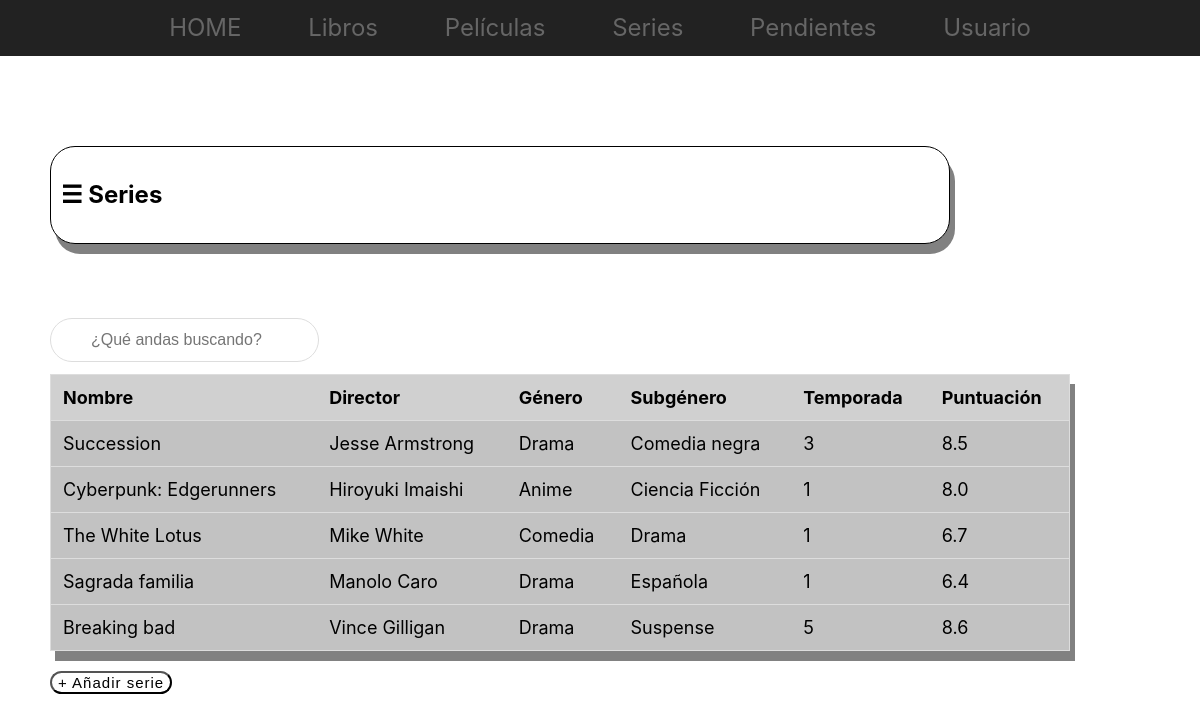
The page /catalogo/series/ (signed in) on the database its author committed.
### Catalogo/models.py (models this page shows, shortened)
class Serie(models.Model):
    nombre = models.CharField(max_length = 50)
    director = models.CharField(max_length = 50)
    genero = models.CharField(max_length = 50)
    subgenero = models.CharField(max_length = 50, blank = True, null = True)
    estreno = models.DateField("Fecha de estreno")
    temporada = models.IntegerField(null = True)
    vista = models.BooleanField()
    visualizacion = models.DateField("Fecha de visualización", blank = True, null = True)
    puntuacion = models.FloatField(blank = True, null = True)
    portada = models.ImageField(upload_to="portadas", height_field=None, width_field=None, max_length=100, blank = True, null = True)
    comentario = models.CharField(max_length = 500, blank = True, null = True)

### Catalogo/views.py (the view)
# urls.py: path('series/', views.series, name = "series"),
@login_required
def series(request):
    lista_series = Serie.objects.order_by('-visualizacion')[:30]
    context = {'lista_series': lista_series}
    return render(request, 'Catalogo/series.html', context)

### Catalogo/templates/Catalogo/series.html (shortened to what this page needs)
{% extends "base.html" %}
{% load static %}
    {% block content %}
      <div id="box">
        <h2>&#9776;&nbsp;<b>Series</b></h2>
      </div>
      <br/><input type="text" id="myInput" onkeyup="myFunction()" placeholder="¿Qué andas buscando?">
      <table id="myTable">
        <tr class="header">
          <th onclick="sortTable(0)">Nombre</th>
          <th onclick="sortTable(1)">Director</th>
          <th onclick="sortTable(2)">Género</th>
          <th onclick="sortTable(3)">Subgénero</th>
          <th onclick="sortTable(4)">Temporada</th>
          <th onclick="sortTable(5)">Puntuación</th>
        </tr>
        {% if lista_series %}
          <tr>
            {% for serie in lista_series %}
              {% if serie.vista == True %}
                <td><a href="{% url 'seriesDetalle' serie.id %}">{{ serie.nombre }}</a></td>
                <td>{{ serie.director }}</td>
                <td>{{ serie.genero }}</td>
                <td>{{ serie.subgenero }}</td>
                <td>{{ serie.temporada }}</td>
                <td>{{ serie.puntuacion }}</td>
          </tr>
              {% endif %}
            {% endfor %}
          {% else %}
            <p>Tienes que ver más series.</p>
        {% endif %}
      </table>
      <button id="addButton"><a href="/admin/Catalogo/serie/add/">+ Añadir serie</a></button>
    {% endblock content %}

### Catalogo/static/Catalogo/base.css (style rules this page uses)
a:link { color: var(--color-text); text-decoration: none; }
#myInput { background-image: url('images/searchicon.png'); background-position: 12px; background-repeat: no-repeat; background-color: #ffffff98; width: auto; font-size: 16px; padding: 12px 20px 12px 40px; border: 1px solid #ddd; margin-bottom: 12px; margin-left: 50; border-radius: 25px; }
#myTable { border-collapse: collapse; width: 85%; border: 1px solid #ddd; font-size: 18px; margin-left: 50; margin-right: 50; margin-bottom: 20; box-shadow: 5px 10px rgba(0, 0, 0, 0.493); }
#myTable th, #myTable td { text-align: left; padding: 12px; background-color: rgba(170, 169, 169, 0.548); }
#myTable tr { border-bottom: 1px solid #ddd; background-color: rgba(192, 192, 192, 0.493); }
#myTable tr.header, #myTable tr:hover { background-color: #ffffff; }
#box { box-sizing: border-box; width: 75%; margin: 50px; background-color: rgb(255, 255, 255); border: 1px solid; padding: 10px; box-shadow: 5px 10px rgba(0, 0, 0, 0.493); border-radius: 25px; }
#addButton { color: rgb(0, 0, 0); background-color: rgba(255, 255, 255, 0.514); font-size: 15; margin-left: 50px; margin-bottom: 50px; letter-spacing:1px; border-radius: 12px; }

### rows shown on the page
Serie: nombre "Succession", director "Jesse Armstrong", genero "Drama", subgenero "Comedia negra", temporada "3", puntuacion "8.5"
Serie: nombre "Cyberpunk: Edgerunners", director "Hiroyuki Imaishi", genero "Anime", subgenero "Ciencia Ficción", temporada "1", puntuacion "8.0"
Serie: nombre "The White Lotus", director "Mike White", genero "Comedia", subgenero "Drama", temporada "1", puntuacion "6.7"
Serie: nombre "Sagrada familia", director "Manolo Caro", genero "Drama", subgenero "Española", temporada "1", puntuacion "6.4"
Serie: nombre "Breaking bad", director "Vince Gilligan", genero "Drama", subgenero "Suspense", temporada "5", puntuacion "8.6"
